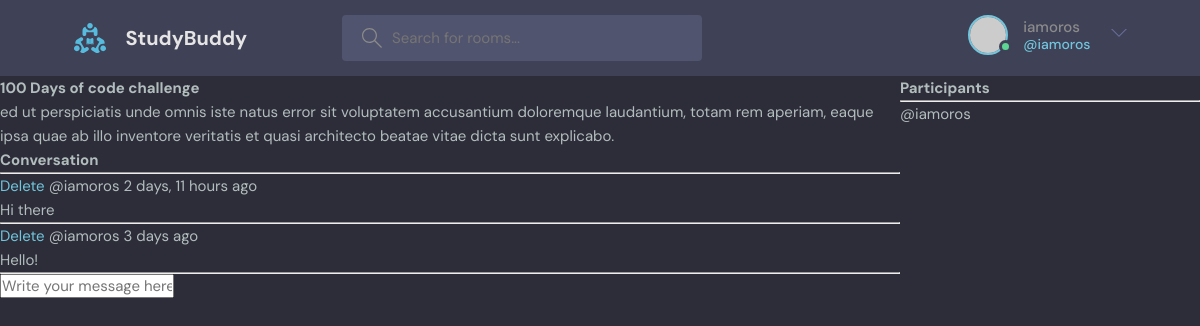
The page /room/2 (signed in) on the database its author committed.
### base/models.py (models this page shows, shortened)
class Room(models.Model):
	host = models.ForeignKey(User, on_delete=models.SET_NULL, null=True)
	topic = models.ForeignKey(Topic, on_delete=models.SET_NULL, null=True)
	name = models.CharField(max_length=200)
	description = models.TextField(null=True, blank=True)
	participants = models.ManyToManyField(User, related_name='participants', blank=True)
	updated = models.DateTimeField(auto_now=True)
	created = models.DateTimeField(auto_now_add=True)
	class Meta:
		ordering = ['-updated', '-created']

class Message(models.Model):
	user = models.ForeignKey(User, on_delete=models.CASCADE)
	room = models.ForeignKey(Room, on_delete=models.CASCADE)
	body = models.TextField()
	updated = models.DateTimeField(auto_now=True)
	created = models.DateTimeField(auto_now_add=True)
	class Meta:
		ordering = ['-updated', '-created']

### base/views.py (the view, shortened to what this page needs)
# urls.py: path('room/<str:pk>', views.room, name="room"),
def room(request, pk):
	room = Room.objects.get(id=pk)
	room_messages = room.message_set.all()
	participants = room.participants.all()
	context = {
		'room': room,
		'room_messages': room_messages,
		'participants': participants,
	}
	return render(request, 'base/room.html', context)

### base/templates/base/room.html (shortened to what this page needs)
{% extends 'main.html' %}
{% block content%}
<div class="room-container">
	<div>
		<h1>{{room.name}}</h1>
		<p>{{room.description}}</p>
		<div class="comment-wrapper">
		<h3>Conversation</h3>
		<hr />
		{% for message in room_messages %}
		<div>
			{% if request.user == message.user %}
			<a href="{% url 'delete-message' message.id %}">Delete</a>
			{% endif %}
			<small>@{{message.user}} {{message.created|timesince}} ago</small>
			<p>{{message.body}}</p>
			<hr />
		</div>
		{% endfor %}
		</div>
		{% if request.user.is_authenticated %}
		<div class="comment-form">
		<form method="POST" action="">
			<input type="text" name="body" placeholder="Write your message here..." />
		</form>
		</div>
		{% endif %}
	</div>
	<div>
		<h3>Participants</h3>
		<hr>
		{% for user in participants %}
		<div>
			<p>@{{user.username}}</p>
		</div>
		{% endfor %}
	</div>
</div>
{% endblock %}

### templates/navbar.html (shortened to what this page needs)
{% load static %}
<header class="header header--loggedIn">
	<div class="container">
	  <a href="{% url 'home' %}" class="header__logo">
		<img src="{% static 'images/logo.svg' %}" />
		<h1>StudyBuddy</h1>
	  </a>
	  <form class="header__search" method="GET" action="{% url 'home' %}">
		<label>
		  <input name="q" placeholder="Search for rooms..." />
		</label>
	  </form>
	  <nav class="header__menu">
		{% if request.user.is_authenticated %}
		<div class="header__user">
		  <a href="{% url 'user-profile' request.user.id %}">
			<div class="avatar avatar--medium active">
			  <img src="https://randomuser.me/api/portraits/men/37.jpg" />
			</div>
			<p>{{request.user.username}}<span>@{{request.user.username}}</span></p>
		  </a>
		  <button class="dropdown-button">
			<svg
			  version="1.1"
			  xmlns="http://www.w3.org/2000/svg"
			  width="32"
			  height="32"
			  viewBox="0 0 32 32"
			>
			  <title>chevron-down</title>
			  <path d="M16 21l-13-13h-3l16 16 16-16h-3l-13 13z"></path>
			</svg>
		  </button>
		</div>
		{% else %}
		<a href="{% url 'login' %}">
		  <img src="{% static 'images/avatar.svg' %}" />
		  <p>Login</p>
		</a>
		{% endif %}
	  </nav>
	</div>
  </header>

### static/styles/style.css (style rules this page uses)
:root { --color-main: #71c6dd; --color-main-light: #e1f6fb; --color-dark: #3f4156; --color-dark-medium: #51546e; --color-dark-light: #696d97; --color-light: #e5e5e5; --color-gray: #8b8b8b; --color-light-gray: #b2bdbd; --color-bg: #2d2d39; --color-success: #5dd693; --color-error: #fc4b0b; }
* { font-family: "DM Sans", -apple-system, BlinkMacSystemFont, "Segoe UI", Roboto, Oxygen, Ubuntu, Cantarell, "Open Sans", "Helvetica Neue", sans-serif; margin: 0; padding: 0; box-sizing: border-box; text-rendering: optimizeLegibility; font-size: inherit; }
html { font-size: 56.25%; }
@media only screen and (min-width: 1200px) { html { font-size: 62.5%; } }
body { line-height: 1.6; font-weight: 400; font-size: 1.5rem; color: var(--color-light-gray); background-color: var(--color-bg); min-height: 100vh; }
img { width: 100%; }
a { display: inline-block; color: var(--color-main); text-decoration: none; }
.container { max-width: 120rem; width: 90%; margin: auto; }
.avatar { position: relative; display: inline-block; border-radius: 50%; border: 2px solid var(--color-main); }
.avatar img { display: block; border-radius: 50%; object-fit: cover; object-position: center; }
.avatar::after { content: ""; display: block; position: absolute; background-color: var(--color-gray); z-index: 111; border-radius: 50%; border: 0.3rem solid var(--color-dark); }
.avatar.active::after { background-color: var(--color-success); }
.avatar.avatar--medium img { width: 3.6rem; height: 3.6rem; border-radius: 50%; }
.avatar.avatar--medium:after { width: 0.7rem; height: 0.7rem; bottom: 0px; right: -6px; }
.header { padding: 1.5rem; background-color: var(--color-dark); }
.header > .container { display: flex; gap: 9.5rem; }
.header__logo, .header__user { display: flex; gap: 2rem; align-items: center; }
.header__logo > img { height: 3.2rem; width: 3.2rem; }
.header__logo > h1 { font-weight: 700; font-size: 2rem; color: var(--color-light); }
.header__search > label { background-color: var(--color-dark-medium); padding: 1.3rem 1rem; display: flex; align-items: center; gap: 1rem; border-radius: 4px; }
.header__search svg { fill: var(--color-gray); width: 2rem; height: 2rem; margin-left: 1rem; }
.header__search input { width: 30rem; background: transparent; border: none; outline: none; color: var(--color-light); }
.header__menu { margin-left: auto; position: relative; }
.header__menu a { display: flex; gap: 1.5rem; align-items: center; font-weight: 500; text-decoration: none; color: var(--color-gray); }
.header__menu img { height: 3.6rem; }
.header__menu p { line-height: 1.2; }
.header__menu span { color: var(--color-main); font-weight: 500; font-size: 1.4rem; display: block; }
.header__menu svg { width: 1.6rem; height: 1.6rem; fill: var(--color-dark-light); }
.dropdown-button { background: transparent; border: 0; outline: 0; cursor: pointer; }

### base/templates/base/room.html (style rules this page uses)
.room-container { display: grid; grid-template-columns: 3fr 1fr; }

### rows shown on the page
Room: name "100 Days of code challenge", description "ed ut perspiciatis unde omnis iste natus error sit voluptatem accusantium doloremque laudantium, totam rem aperiam, eaque ipsa quae ab illo inventore veritatis et quasi architecto beatae vitae dicta sunt explicabo."
Message: shows "Delete", user "iamoros", created "2 days, 11 hours", body "Hi there"
Message: shows "Delete", user "iamoros", created "3 days", body "Hello!"

### other values the page prints
{{ request.user.username }} "iamoros"
{{ user.username }} "iamoros"
